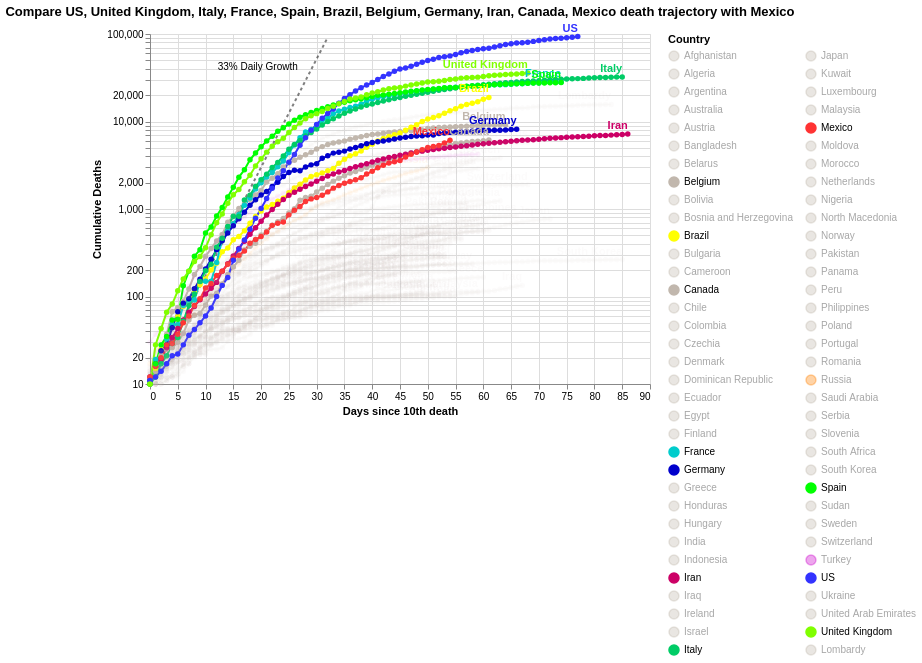

Vega-Lite specification stored for this chart:
### Vega specification from a JSON file in a GitHub repository (floating-point values rounded to 4 significant figures; data arrays with more than 128 entries replaced by an {"elided": "..."} marker saying what was removed)
{"$schema": "https://vega.github.io/schema/vega/v5.json", "background": "white", "padding": 5, "width": 500, "height": 350, "title": {"text": "Compare US, United Kingdom, Italy, France, Spain, Brazil, Belgium, Germany, Iran, Canada, Mexico death trajectory with Mexico", "frame": "group"}, "style": "cell", "data": [{"name": "selector001_store", "values": [{"unit": "layer_2_layer_0", "fields": [{"type": "E", "field": "Country", "hasLegend": true}], "values": ["US"]}, {"unit": "layer_2_layer_0", "fields": [{"type": "E", "field": "Country", "hasLegend": true}], "values": ["United Kingdom"]}, {"unit": "layer_2_layer_0", "fields": [{"type": "E", "field": "Country", "hasLegend": true}], "values": ["Italy"]}, {"unit": "layer_2_layer_0", "fields": [{"type": "E", "field": "Country", "hasLegend": true}], "values": ["France"]}, {"unit": "layer_2_layer_0", "fields": [{"type": "E", "field": "Country", "hasLegend": true}], "values": ["Spain"]}, {"unit": "layer_2_layer_0", "fields": [{"type": "E", "field": "Country", "hasLegend": true}], "values": ["Brazil"]}, {"unit": "layer_2_layer_0", "fields": [{"type": "E", "field": "Country", "hasLegend": true}], "values": ["Belgium"]}, {"unit": "layer_2_layer_0", "fields": [{"type": "E", "field": "Country", "hasLegend": true}], "values": ["Germany"]}, {"unit": "layer_2_layer_0", "fields": [{"type": "E", "field": "Country", "hasLegend": true}], "values": ["Iran"]}, {"unit": "layer_2_layer_0", "fields": [{"type": "E", "field": "Country", "hasLegend": true}], "values": ["Canada"]}, {"unit": "layer_2_layer_0", "fields": [{"type": "E", "field": "Country", "hasLegend": true}], "values": ["Mexico"]}, {"unit": "layer_2_layer_0", "fields": [{"type": "E", "field": "Country", "hasLegend": true}], "values": ["Mexico"]}]}, {"name": "data-0a6188da4b4d8d0acbf23ae2b2e41aa8", "values": [{"Days since 10th death": 0, "Confirmed Cases": 10}, {"Days since 10th death": 1, "Confirmed Cases": 13.3}, {"Days since 10th death": 2, "Confirmed Cases": 17.69}, {"Days since 10th death": 3, "Confirmed Cases": 23.53}, {"Days since 10th death": 4, "Confirmed Cases": 31.29}, {"Days since 10th death": 5, "Confirmed Cases": 41.62}, {"Days since 10th death": 6, "Confirmed Cases": 55.35}, {"Days since 10th death": 7, "Confirmed Cases": 73.61}, {"Days since 10th death": 8, "Confirmed Cases": 97.91}, {"Days since 10th death": 9, "Confirmed Cases": 130.2}, {"Days since 10th death": 10, "Confirmed Cases": 173.2}, {"Days since 10th death": 11, "Confirmed Cases": 230.3}, {"Days since 10th death": 12, "Confirmed Cases": 306.4}, {"Days since 10th death": 13, "Confirmed Cases": 407.4}, {"Days since 10th death": 14, "Confirmed Cases": 541.9}, {"Days since 10th death": 15, "Confirmed Cases": 720.7}, {"Days since 10th death": 16, "Confirmed Cases": 958.6}, {"Days since 10th death": 17, "Confirmed Cases": 1275.0}, {"Days since 10th death": 18, "Confirmed Cases": 1696.0}, {"Days since 10th death": 19, "Confirmed Cases": 2255.0}, {"Days since 10th death": 20, "Confirmed Cases": 2999.0}, {"Days since 10th death": 21, "Confirmed Cases": 3989.0}, {"Days since 10th death": 22, "Confirmed Cases": 5306.0}, {"Days since 10th death": 23, "Confirmed Cases": 7056.0}, {"Days since 10th death": 24, "Confirmed Cases": 9385.0}, {"Days since 10th death": 25, "Confirmed Cases": 12480.0}, {"Days since 10th death": 26, "Confirmed Cases": 16600.0}, {"Days since 10th death": 27, "Confirmed Cases": 22080.0}, {"Days since 10th death": 28, "Confirmed Cases": 29370.0}, {"Days since 10th death": 29, "Confirmed Cases": 39060.0}, {"Days since 10th death": 30, "Confirmed Cases": 51950.0}, {"Days since 10th death": 31, "Confirmed Cases": 69090.0}, {"Days since 10th death": 32, "Confirmed Cases": 91890.0}]}, {"name": "data-0d7f94a7204d7b03d11c98fe40c30a03", "format": {}, "values": {"elided": "3959 records"}}, {"name": "data_0", "source": "data-0a6188da4b4d8d0acbf23ae2b2e41aa8", "transform": [{"type": "formula", "expr": "toNumber(datum[\"Days since 10th death\"])", "as": "Days since 10th death"}]}, {"name": "data_1", "source": "data_0", "transform": [{"type": "filter", "expr": "(datum['Days since 10th death'] >= 32)"}, {"type": "filter", "expr": "isValid(datum[\"Days since 10th death\"]) && isFinite(+datum[\"Days since 10th death\"]) && isValid(datum[\"Confirmed Cases\"]) && isFinite(+datum[\"Confirmed Cases\"])"}]}, {"name": "data_2", "source": "data-0d7f94a7204d7b03d11c98fe40c30a03", "transform": [{"type": "formula", "expr": "toDate(datum[\"Date\"])", "as": "Date"}, {"type": "formula", "expr": "toNumber(datum[\"Days since 10th death\"])", "as": "Days since 10th death"}]}, {"name": "data_3", "source": "data_2", "transform": [{"type": "filter", "expr": "isValid(datum[\"Days since 10th death\"]) && isFinite(+datum[\"Days since 10th death\"]) && isValid(datum[\"Confirmed Cases\"]) && isFinite(+datum[\"Confirmed Cases\"])"}]}, {"name": "data_4", "source": "data_2", "transform": [{"type": "filter", "expr": "(datum['Date'] >= 1589932800000)"}, {"type": "filter", "expr": "isValid(datum[\"Days since 10th death\"]) && isFinite(+datum[\"Days since 10th death\"]) && isValid(datum[\"Confirmed Cases\"]) && isFinite(+datum[\"Confirmed Cases\"])"}]}], "signals": [{"name": "unit", "value": {}, "on": [{"events": "mousemove", "update": "isTuple(group()) ? group() : unit"}]}, {"name": "selector001_Country_legend", "on": [{"events": [{"source": "view", "type": "click", "markname": "Country_legend_symbols"}, {"source": "view", "type": "click", "markname": "Country_legend_labels"}, {"source": "view", "type": "click", "markname": "Country_legend_entries"}], "update": "datum.value || item().items[0].items[0].datum.value", "force": true}, {"events": [{"source": "view", "type": "click"}], "update": "!event.item || !datum ? null : selector001_Country_legend", "force": true}]}, {"name": "selector001", "update": "vlSelectionResolve(\"selector001_store\", \"union\", true)"}, {"name": "selector001_tuple", "update": "selector001_Country_legend !== null ? {fields: selector001_tuple_fields, values: [selector001_Country_legend]} : null"}, {"name": "selector001_tuple_fields", "value": [{"type": "E", "field": "Country"}]}, {"name": "selector001_toggle", "value": false, "on": [{"events": {"merge": [{"source": "view", "type": "click"}]}, "update": "event.shiftKey"}]}, {"name": "selector001_modify", "on": [{"events": {"signal": "selector001_tuple"}, "update": "modify(\"selector001_store\", selector001_toggle ? null : selector001_tuple, selector001_toggle ? null : true, selector001_toggle ? selector001_tuple : null)"}]}], "marks": [{"name": "layer_0_marks", "type": "line", "style": ["line"], "sort": {"field": "datum[\"Days since 10th death\"]"}, "interactive": false, "from": {"data": "data_0"}, "encode": {"update": {"opacity": {"value": 0.5}, "strokeDash": {"value": [3, 3]}, "stroke": {"value": "black"}, "description": {"signal": "\"Days since 10th death\" + \": \" + (format(datum[\"Days since 10th death\"], \"\")) + \"; \" + \"Confirmed Cases\" + \": \" + (format(datum[\"Confirmed Cases\"], \"\"))"}, "x": {"scale": "x", "field": "Days since 10th death"}, "y": {"scale": "y", "field": "Confirmed Cases"}, "defined": {"signal": "isValid(datum[\"Days since 10th death\"]) && isFinite(+datum[\"Days since 10th death\"]) && isValid(datum[\"Confirmed Cases\"]) && isFinite(+datum[\"Confirmed Cases\"])"}}}}, {"name": "layer_1_marks", "type": "text", "style": ["text"], "interactive": false, "from": {"data": "data_1"}, "encode": {"update": {"align": {"value": "right"}, "text": {"value": "33% Daily Growth"}, "dx": {"value": -30}, "dy": {"value": 30}, "fontSize": {"value": 10}, "fill": {"value": "black"}, "description": {"signal": "\"Days since 10th death\" + \": \" + (format(datum[\"Days since 10th death\"], \"\")) + \"; \" + \"Confirmed Cases\" + \": \" + (format(datum[\"Confirmed Cases\"], \"\"))"}, "x": [{"test": "!isValid(datum[\"Days since 10th death\"]) || !isFinite(+datum[\"Days since 10th death\"])", "value": 0}, {"scale": "x", "field": "Days since 10th death"}], "y": {"scale": "y", "field": "Confirmed Cases"}, "baseline": {"value": "middle"}}}}, {"name": "layer_2_layer_0_pathgroup", "type": "group", "from": {"facet": {"name": "faceted_path_layer_2_layer_0_main", "data": "data_2", "groupby": ["Country"]}}, "encode": {"update": {"width": {"field": {"group": "width"}}, "height": {"field": {"group": "height"}}}}, "marks": [{"name": "layer_2_layer_0_marks", "type": "line", "style": ["line"], "sort": {"field": "datum[\"Days since 10th death\"]"}, "interactive": true, "from": {"data": "faceted_path_layer_2_layer_0_main"}, "encode": {"update": {"stroke": {"scale": "color", "field": "Country"}, "opacity": [{"test": "!(length(data(\"selector001_store\"))) || (vlSelectionTest(\"selector001_store\", datum))", "value": 1}, {"value": 0.05}], "tooltip": {"signal": "{\"Country\": isValid(datum[\"Country\"]) ? datum[\"Country\"] : \"\"+datum[\"Country\"], \"Date\": timeFormat(datum[\"Date\"], '%b %d, %Y'), \"Confirmed Cases\": format(datum[\"Confirmed Cases\"], \"\"), \"Days since 10th death\": format(datum[\"Days since 10th death\"], \"\")}"}, "description": {"signal": "\"Country\" + \": \" + (isValid(datum[\"Country\"]) ? datum[\"Country\"] : \"\"+datum[\"Country\"]) + \"; \" + \"Date\" + \": \" + (timeFormat(datum[\"Date\"], '%b %d, %Y')) + \"; \" + \"Confirmed Cases\" + \": \" + (format(datum[\"Confirmed Cases\"], \"\")) + \"; \" + \"Days since 10th death\" + \": \" + (format(datum[\"Days since 10th death\"], \"\")) + \"; \" + \"Cumulative Deaths\" + \": \" + (format(datum[\"Confirmed Cases\"], \"\"))"}, "x": {"scale": "x", "field": "Days since 10th death"}, "y": {"scale": "y", "field": "Confirmed Cases"}, "defined": {"signal": "isValid(datum[\"Days since 10th death\"]) && isFinite(+datum[\"Days since 10th death\"]) && isValid(datum[\"Confirmed Cases\"]) && isFinite(+datum[\"Confirmed Cases\"])"}}}}]}, {"name": "layer_2_layer_1_marks", "type": "symbol", "style": ["point"], "interactive": false, "from": {"data": "data_3"}, "encode": {"update": {"opacity": [{"test": "!(length(data(\"selector001_store\"))) || (vlSelectionTest(\"selector001_store\", datum))", "value": 1}, {"value": 0.05}], "fill": {"scale": "color", "field": "Country"}, "tooltip": {"signal": "{\"Country\": isValid(datum[\"Country\"]) ? datum[\"Country\"] : \"\"+datum[\"Country\"], \"Date\": timeFormat(datum[\"Date\"], '%b %d, %Y'), \"Confirmed Cases\": format(datum[\"Confirmed Cases\"], \"\"), \"Days since 10th death\": format(datum[\"Days since 10th death\"], \"\")}"}, "ariaRoleDescription": {"value": "point"}, "description": {"signal": "\"Country\" + \": \" + (isValid(datum[\"Country\"]) ? datum[\"Country\"] : \"\"+datum[\"Country\"]) + \"; \" + \"Date\" + \": \" + (timeFormat(datum[\"Date\"], '%b %d, %Y')) + \"; \" + \"Confirmed Cases\" + \": \" + (format(datum[\"Confirmed Cases\"], \"\")) + \"; \" + \"Days since 10th death\" + \": \" + (format(datum[\"Days since 10th death\"], \"\")) + \"; \" + \"Cumulative Deaths\" + \": \" + (format(datum[\"Confirmed Cases\"], \"\"))"}, "x": [{"test": "!isValid(datum[\"Days since 10th death\"]) || !isFinite(+datum[\"Days since 10th death\"])", "value": 0}, {"scale": "x", "field": "Days since 10th death"}], "y": {"scale": "y", "field": "Confirmed Cases"}}}}, {"name": "layer_3_marks", "type": "text", "style": ["text"], "interactive": false, "from": {"data": "data_4"}, "encode": {"update": {"align": {"value": "right"}, "dy": {"value": -8}, "fontWeight": {"value": "bold"}, "fill": {"scale": "color", "field": "Country"}, "opacity": [{"test": "!(length(data(\"selector001_store\"))) || (vlSelectionTest(\"selector001_store\", datum))", "value": 1}, {"value": 0.05}], "tooltip": {"signal": "{\"Country\": isValid(datum[\"Country\"]) ? datum[\"Country\"] : \"\"+datum[\"Country\"], \"Date\": timeFormat(datum[\"Date\"], '%b %d, %Y'), \"Confirmed Cases\": format(datum[\"Confirmed Cases\"], \"\"), \"Days since 10th death\": format(datum[\"Days since 10th death\"], \"\")}"}, "description": {"signal": "\"Country\" + \": \" + (isValid(datum[\"Country\"]) ? datum[\"Country\"] : \"\"+datum[\"Country\"]) + \"; \" + \"Date\" + \": \" + (timeFormat(datum[\"Date\"], '%b %d, %Y')) + \"; \" + \"Confirmed Cases\" + \": \" + (format(datum[\"Confirmed Cases\"], \"\")) + \"; \" + \"Days since 10th death\" + \": \" + (format(datum[\"Days since 10th death\"], \"\")) + \"; \" + \"Cumulative Deaths\" + \": \" + (format(datum[\"Confirmed Cases\"], \"\"))"}, "x": [{"test": "!isValid(datum[\"Days since 10th death\"]) || !isFinite(+datum[\"Days since 10th death\"])", "value": 0}, {"scale": "x", "field": "Days since 10th death"}], "y": {"scale": "y", "field": "Confirmed Cases"}, "text": {"signal": "isValid(datum[\"Country\"]) ? datum[\"Country\"] : \"\"+datum[\"Country\"]"}, "baseline": {"value": "middle"}}}}], "scales": [{"name": "x", "type": "linear", "domain": {"fields": [{"data": "data_0", "field": "Days since 10th death"}, {"data": "data_1", "field": "Days since 10th death"}, {"data": "data_2", "field": "Days since 10th death"}, {"data": "data_3", "field": "Days since 10th death"}, {"data": "data_4", "field": "Days since 10th death"}]}, "range": [0, {"signal": "width"}], "nice": true, "zero": false}, {"name": "y", "type": "log", "domain": {"fields": [{"data": "data_0", "field": "Confirmed Cases"}, {"data": "data_1", "field": "Confirmed Cases"}, {"data": "data_2", "field": "Confirmed Cases"}, {"data": "data_3", "field": "Confirmed Cases"}, {"data": "data_4", "field": "Confirmed Cases"}]}, "range": [{"signal": "height"}, 0], "nice": true}, {"name": "color", "type": "ordinal", "domain": ["Afghanistan", "Algeria", "Argentina", "Australia", "Austria", "Bangladesh", "Belarus", "Belgium", "Bolivia", "Bosnia and Herzegovina", "Brazil", "Bulgaria", "Cameroon", "Canada", "Chile", "Colombia", "Czechia", "Denmark", "Dominican Republic", "Ecuador", "Egypt", "Finland", "France", "Germany", "Greece", "Honduras", "Hungary", "India", "Indonesia", "Iran", "Iraq", "Ireland", "Israel", "Italy", "Japan", "Kuwait", "Luxembourg", "Malaysia", "Mexico", "Moldova", "Morocco", "Netherlands", "Nigeria", "North Macedonia", "Norway", "Pakistan", "Panama", "Peru", "Philippines", "Poland", "Portugal", "Romania", "Russia", "Saudi Arabia", "Serbia", "Slovenia", "South Africa", "South Korea", "Spain", "Sudan", "Sweden", "Switzerland", "Turkey", "US", "Ukraine", "United Arab Emirates", "United Kingdom", "Lombardy"], "range": ["#C1B7AD", "#C1B7AD", "#C1B7AD", "#C1B7AD", "#C1B7AD", "#C1B7AD", "#C1B7AD", "#C1B7AD", "#C1B7AD", "#C1B7AD", "#FFFF00", "#C1B7AD", "#C1B7AD", "#C1B7AD", "#C1B7AD", "#C1B7AD", "#C1B7AD", "#C1B7AD", "#C1B7AD", "#C1B7AD", "#C1B7AD", "#C1B7AD", "#00CCCC", "#0000CC", "#C1B7AD", "#C1B7AD", "#C1B7AD", "#C1B7AD", "#C1B7AD", "#CC0066", "#C1B7AD", "#C1B7AD", "#C1B7AD", "#00CC66", "#C1B7AD", "#C1B7AD", "#C1B7AD", "#C1B7AD", "#FF3333", "#C1B7AD", "#C1B7AD", "#C1B7AD", "#C1B7AD", "#C1B7AD", "#C1B7AD", "#C1B7AD", "#C1B7AD", "#C1B7AD", "#C1B7AD", "#C1B7AD", "#C1B7AD", "#C1B7AD", "#FF8000", "#C1B7AD", "#C1B7AD", "#C1B7AD", "#C1B7AD", "#C1B7AD", "#00FF00", "#C1B7AD", "#C1B7AD", "#C1B7AD", "#CC00CC", "#3333FF", "#C1B7AD", "#C1B7AD", "#80FF00", "#C1B7AD"]}], "axes": [{"scale": "x", "orient": "bottom", "gridScale": "y", "grid": true, "tickCount": {"signal": "ceil(width/40)"}, "domain": false, "labels": false, "aria": false, "maxExtent": 0, "minExtent": 0, "ticks": false, "zindex": 0}, {"scale": "y", "orient": "left", "gridScale": "x", "grid": true, "domain": false, "labels": false, "aria": false, "maxExtent": 0, "minExtent": 0, "ticks": false, "zindex": 0}, {"scale": "x", "orient": "bottom", "grid": false, "title": "Days since 10th death", "labelFlush": true, "labelOverlap": true, "tickCount": {"signal": "ceil(width/40)"}, "zindex": 0}, {"scale": "y", "orient": "left", "grid": false, "title": "Cumulative Deaths", "labelOverlap": "greedy", "zindex": 0}], "legends": [{"columns": 2, "symbolLimit": 100, "stroke": "color", "symbolType": "circle", "title": "Country", "encode": {"labels": {"name": "Country_legend_labels", "interactive": true, "update": {"opacity": [{"test": "(!length(data(\"selector001_store\")) || (selector001[\"Country\"] && indexof(selector001[\"Country\"], datum.value) >= 0))", "value": 1}, {"value": 0.35}]}}, "symbols": {"name": "Country_legend_symbols", "interactive": true, "update": {"opacity": [{"test": "(!length(data(\"selector001_store\")) || (selector001[\"Country\"] && indexof(selector001[\"Country\"], datum.value) >= 0))", "value": 1}, {"value": 0.35}]}}, "entries": {"name": "Country_legend_entries", "interactive": true, "update": {"fill": {"value": "transparent"}}}}, "fill": "color"}], "config": {}}
